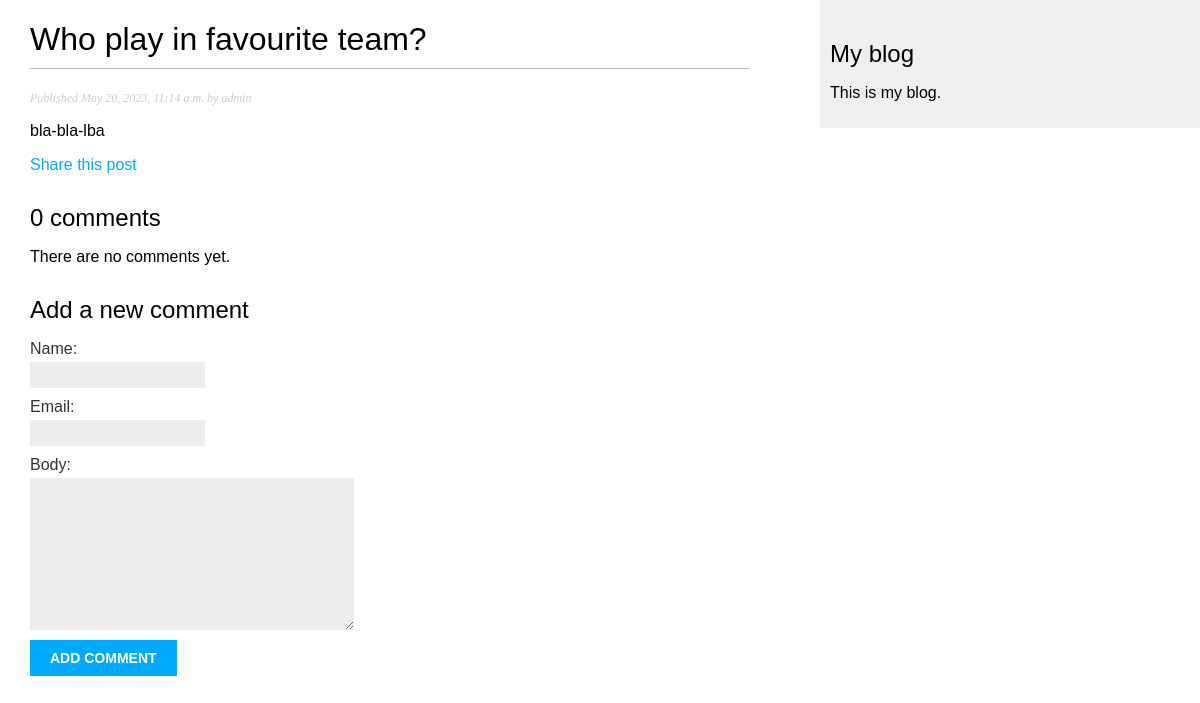
Page /blog/2023/5/20/who-play-in-favourite-team/ on the committed database.
### blog/models.py (models this page shows, shortened)
class Post(models.Model):
    class Status(models.TextChoices):
        DRAFT = 'DF', 'Draft'
        PUBLISHED = 'PB', 'Published'
    title = models.CharField(max_length=250)
    slug = models.SlugField(
        max_length=250, unique_for_date='publish'
    )  # уникальное значение поля slug для определенной даты
    body = models.TextField()
    publish = models.DateTimeField(default=timezone.now)
    created = models.DateTimeField(auto_now_add=True)
    updated = models.DateTimeField(auto_now=True)
    status = models.CharField(max_length=2,
                              choices=Status.choices,
                              default=Status.DRAFT)
    author = models.ForeignKey(User,
                               on_delete=models.CASCADE,
                               related_name='blog_posts')
    objects = models.Manager()
    published = PublishedManager()
    class Meta:
        ordering = ['-publish']
        indexes = [
            models.Index(fields=['-publish']),
        ]

### blog/views.py (the view)
# urls.py: path('<int:year>/<int:month>/<int:day>/<slug:post>/', views.post_details, name='post_details'),
def post_details(request, year, month, day, post):
    post = get_object_or_404(Post,
                             status=Post.Status.PUBLISHED,
                             slug=post,
                             publish__year=year,
                             publish__month=month,
                             publish__day=day)
    comments = post.comments.filter(active=True)
    form = CommentForm()
    return render(request, 'blog/post/details.html', {
        'post': post,
        'comments': comments,
        'form': form
    })

### blog/forms.py
class CommentForm(forms.ModelForm):
    class Meta:
        model = Comment
        fields = ['name', 'email', 'body']

### blog/templates/blog/post/details.html (shortened to what this page needs)
{% extends "blog/base.html" %}
{% block content %}
  <h1>{{ post.title }}</h1>
  <p class="date">
    Published {{ post.publish }} by {{ post.author }}
  </p>
  {{ post.body|linebreaks }}
  <p>
    <a href="{% url "blog:post_share" post.id %}">
      Share this post
    </a>
  </p>
  {% with comments.count as total_comments %}
    <h2>
      {{ total_comments }} comment{{ total_comments|pluralize }}
    </h2>
  {% endwith %}
  {% for comment in comments %}
    <div class="comment">
      <p class="info">
        Comment {{ forloop.counter }} by {{ comment.name }}
        {{ comment.created }}
      </p>
      {{ comment.body|linebreaks }}
    </div>
  {% empty %}
    <p>There are no comments yet.</p>
  {% endfor %}
  {% include "blog/post/includes/comment_form.html" %}
{% endblock %}

### blog/static/css/blog.css (style rules this page uses)
body { margin:0; padding:0; font-family:helvetica, sans-serif; }
a { color:#00abff; text-decoration:none; }
h1 { font-weight:normal; border-bottom:1px solid #bbb; padding:0 0 10px 0; }
h2 { font-weight:normal; margin:30px 0 0; }
p.date { color:#ccc; font-family: georgia, serif; font-size: 12px; font-style: italic; }
label { float:left; clear:both; color:#333; margin-bottom:4px; }
input, textarea { clear:both; float:left; margin:0 0 10px; background:#ededed; border:0; padding:6px 10px; font-size:12px; }

### rows in the picture
Post: title "Who play in favourite team?", publish "May 20, 2023, 11:14 a.m.", author "admin", body "bla-bla-lba"

### other values in the picture
{{ total_comments }} "0"
